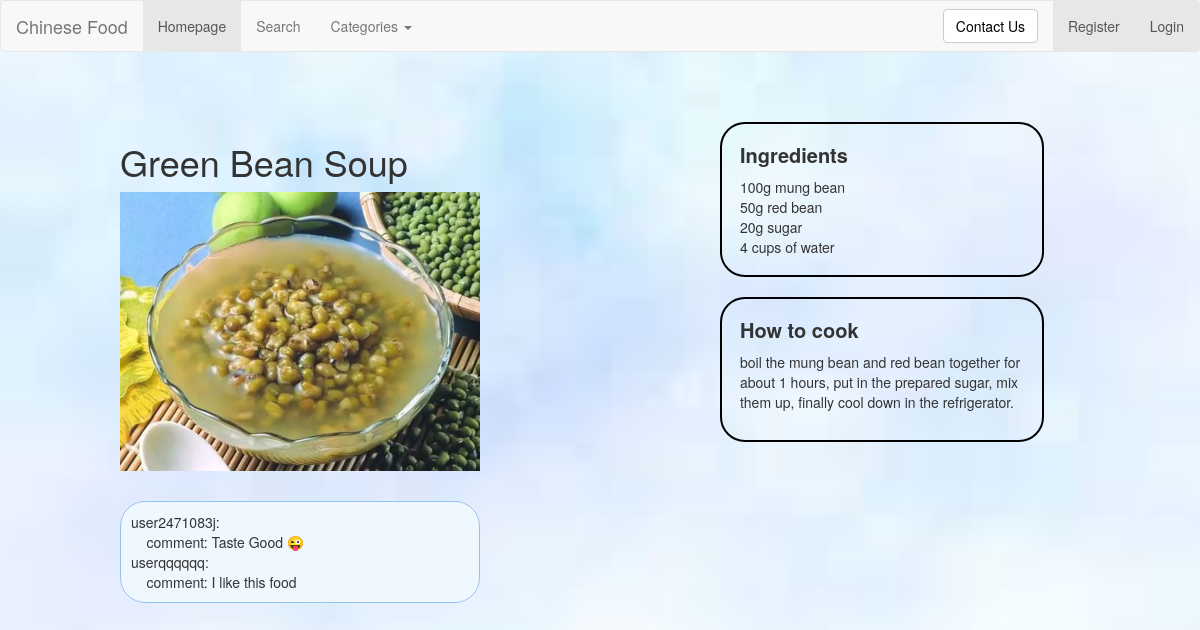
/rango/dessert1/, run on the app's committed database.
### rango/models.py (models this page shows, shortened)
class UserComment(models.Model):
    username = models.CharField(max_length=64)
    comment = models.CharField(max_length=1028, default='')
    dish = models.CharField(max_length=128, default='')
    islike = models.BooleanField(default=True)

### rango/views.py (the view, shortened to what this page needs)
# urls.py: path('dessert1/', views.dessert1, name='dessert1'),
def dessert1(request):
    category_list = Category.objects.order_by('-category')
    d2 = "Green Bean Soup"
    dish = Dish.objects.get(dish=d2)
    form = DishForm()
    info_list = UserComment.objects.filter(dish=d2)
    return render(request, "rango/dessert1.html", {"info_list": info_list,
                                                   "categories": category_list,
                                                   "form": form,
                                                   "dish": dish, })

### templates/rango/dessert1.html (shortened to what this page needs)
{% extends 'rango/base.html' %}
{% load staticfiles %}
{% block image_block %}
<h1>Green Bean Soup</h1>
<img src="{% static 'images/dessert1.png' %}" alt="" width="100%" id="pic">
{% endblock %}
{% block ingredients_block%}
100g mung bean<br>
50g red bean<br>
20g sugar <br>
4 cups of water<br>
{% endblock %}
{% block howToCook_block %}
boil the mung bean and red bean together for about 1 hours, put in the prepared sugar, mix them up, finally cool down in the refrigerator.
{% endblock %}

### templates/rango/base.html (shortened to what this page needs)
<!DOCTYPE html>
{% load staticfiles %}
<html>
<head>
	<link rel="stylesheet" href="https://cdn.staticfile.org/twitter-bootstrap/3.3.7/css/bootstrap.min.css">
    <link rel="stylesheet" href="{% static 'css/dish.css' %}">
</head>
<body>
<nav class="navbar navbar-default" role="navigation">
    <div class="container-fluid">
    <div class="navbar-header">
        <a class="navbar-brand" href="/rango/">Chinese Food</a>
    </div>
    <div>
        <ul class="nav navbar-nav navbar-left">
            <li class="active"><a href="/rango/">Homepage</a></li>
            <li><a href="{% url 'rango:test' %}">Search</a></li>
            <li class="dropdown">
                <a href="#" class="dropdown-toggle" data-toggle="dropdown">
                    Categories
                    <b class="caret"></b>
                </a>
            </li>
        </ul>
        <ul class="nav navbar-nav navbar-right">
            {% if user.is_authenticated %}
            <a href="{% url 'rango:userInfor' %}"> hi {{ user.username }}!</a>
            <li class="active">
                <a class="a2" href=" {% url 'auth_logout' %}?next=/rango/">Logout</a>
            </li>
        {% else %}
            <li class="active">
                <a class="a2" href="{% url 'registration_register' %}">Register</a>
            </li>
            <li class="active">
                 <a class="a2" href="{% url 'auth_login' %}">Login</a>
            </li>
        {% endif %}
        </ul>
        <form class="navbar-form navbar-right" role="search">
            <button type="submit" class="btn btn-default">
                <a href="mailto:2471083j@student.gla.ac.uk
                        subject=About Django Project">
                        Contact Us</a>
            </button>
        </form>
    </div>
    </div>
</nav>
<div class="main w1000">
    <div class="main_l f">
        <div class="slide" id="box">
            <div class="banner">
                {% block image_block %}{% endblock %}
            </div>
        </div>
        <div class="add">
            <div>
                {% for i in info_list %}
                    user{{ i.username }}: <br>
                    &nbsp&nbsp&nbsp&nbspcomment: {{ i.comment }} <br>
                {% endfor %}
            </div>
        </div>
    </div>
    <div class="main_r r">
        <div class="ing">
            <p>Ingredients</p>
            {% block ingredients_block %}{% endblock %}
        </div>
        <div class="how">
            <p>How to cook</p>
            <div>
                {% block howToCook_block %}{% endblock %}
            </div>
        </div>
    </div>
</div>
</body>
</html>

### static/css/dish.css (style rules this page uses)
* { margin: 0; padding: 0; }
button, input { outline: none; }
body { background-color: #F8F8F5 }
.w1000 { width: 1000px; margin: 0 auto; }
.f { float: left; }
.r { float: right; }
.main { margin-top: 50px; height: 500px; }
.slide { position: relative; }
.main_l, .main_r { padding: 2%; height: 90%; width: 40%; }
li { list-style: none; }
.add { margin-top: 30px; padding: 10px; height: auto; border-radius: 25px; border:1px solid #96c2f1; background:#eff7ff }
a { color: black; text-decoration: none; }
.ing, .how { width: 90%; padding: 5%; height: auto; border-radius: 25px; border: 2px solid black; }
.how { margin-top: 20px; }
.ing > p:nth-child(1), .how > p:nth-child(1) { display: block; margin-bottom: 10px; font-size: 20px; font-weight: bold; }
.ing p, .how p { line-height: 25px; }
.how div { width: 100%; height: auto; margin-bottom: 10px; }
body { background-image:url('../images/background.jpg'); background-color: transparent; background-position: center center; background-repeat: no-repeat; background-attachment: fixed; background-size: cover; }

### data on the page
UserComment: username "2471083j", comment "Taste Good 😜"
UserComment: username "qqqqqq", comment "I like this food"
